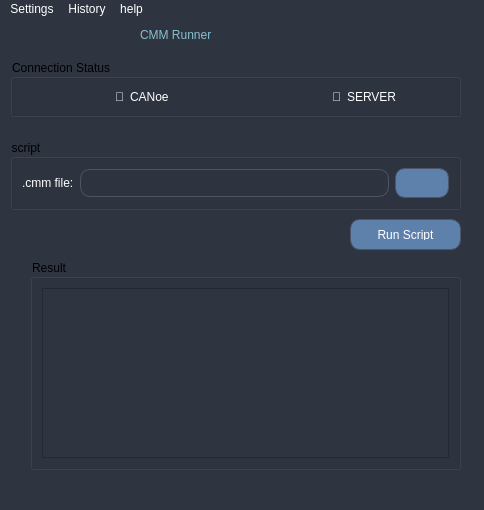
<?xml version="1.0" encoding="UTF-8"?>
<ui version="4.0">
 <class>MainWindow</class>
 <widget class="QMainWindow" name="MainWindow">
  <property name="geometry">
   <rect>
    <x>0</x>
    <y>0</y>
    <width>484</width>
    <height>510</height>
   </rect>
  </property>
  <property name="windowTitle">
   <string>MainWindow</string>
  </property>
  <property name="styleSheet">
   <string notr="true">QWidget {
      background-color: #2e3440;
    }
    QLabel#title {
      font: 75 24pt &quot;Segoe UI&quot;;
      color: #88c0d0;
      background-color: transparent;
    }
    QLabel {
      font: 12pt &quot;Segoe UI&quot;;
      color:white;
      background-color: transparent;
    }
QPushButton {
      background-color: #5e81ac;
      color: white;
      border-radius: 10px;
      padding: 9px 10px;
      border: 1px solid #4c566a;
      font: 9pt &quot;Segoe UI&quot;;
    }

QPushButton:hover {
      background-color: #81a1c1;
      border: 2px solid #88c0d0;
    }
QPushButton:pressed {
      background-color: #4c566a;
      border: 2px solid #3b4252;
    }
QProgressBar{
     background-color: #5e81ac;
      color: white;
      border-radius: 13px;
      padding: 10px 10px;
      border: 1px solid #4c566a;
      font: 8pt &quot;Segoe UI&quot;;
    width: 10px;
    margin: 0.5px;
}
  
   QMenuBar{
     color: white;
    }
QLineEdit{
  background-color: transparent;
      color: white;
      border-radius: 10px;
      padding: 5px 9px;
      border: 1px solid #4c5660;
      font: 9pt &quot;Segoe UI&quot;;
}


QStatusBar::item {
    border: 1px solid #2e3440;
    border-radius: 2px;
}
  
</string>
  </property>
  <widget class="QWidget" name="centralwidget">
   <property name="enabled">
    <bool>true</bool>
   </property>
   <widget class="QPushButton" name="run">
    <property name="geometry">
     <rect>
      <x>350</x>
      <y>200</y>
      <width>111</width>
      <height>31</height>
     </rect>
    </property>
    <property name="text">
     <string>Run Script</string>
    </property>
   </widget>
   <widget class="QLabel" name="progLabel">
    <property name="geometry">
     <rect>
      <x>70</x>
      <y>230</y>
      <width>341</width>
      <height>35</height>
     </rect>
    </property>
    <property name="text">
     <string>Please wait until the testing process is complete.</string>
    </property>
    <property name="wordWrap">
     <bool>true</bool>
    </property>
   </widget>
   <widget class="QLabel" name="title">
    <property name="geometry">
     <rect>
      <x>140</x>
      <y>0</y>
      <width>181</width>
      <height>31</height>
     </rect>
    </property>
    <property name="text">
     <string>CMM Runner</string>
    </property>
   </widget>
   <widget class="QProgressBar" name="progressBar">
    <property name="geometry">
     <rect>
      <x>120</x>
      <y>260</y>
      <width>261</width>
      <height>37</height>
     </rect>
    </property>
    <property name="minimumSize">
     <size>
      <width>0</width>
      <height>30</height>
     </size>
    </property>
    <property name="maximum">
     <number>100</number>
    </property>
    <property name="value">
     <number>0</number>
    </property>
    <property name="textVisible">
     <bool>false</bool>
    </property>
   </widget>
   <widget class="QGroupBox" name="groupBox">
    <property name="geometry">
     <rect>
      <x>10</x>
      <y>40</y>
      <width>451</width>
      <height>58</height>
     </rect>
    </property>
    <property name="title">
     <string>Connection Status</string>
    </property>
    <layout class="QHBoxLayout" name="horizontalLayout_2">
     <item alignment="Qt::AlignRight">
      <widget class="QLabel" name="canStatusLabel">
       <property name="text">
        <string>🔴</string>
       </property>
      </widget>
     </item>
     <item>
      <widget class="QLabel" name="label">
       <property name="text">
        <string>CANoe</string>
       </property>
      </widget>
     </item>
     <item alignment="Qt::AlignRight">
      <widget class="QLabel" name="serverStatusLabel">
       <property name="text">
        <string>🔴</string>
       </property>
      </widget>
     </item>
     <item>
      <widget class="QLabel" name="label_4">
       <property name="text">
        <string>SERVER</string>
       </property>
      </widget>
     </item>
    </layout>
   </widget>
   <widget class="QGroupBox" name="groupBox_2">
    <property name="geometry">
     <rect>
      <x>10</x>
      <y>120</y>
      <width>451</width>
      <height>71</height>
     </rect>
    </property>
    <property name="title">
     <string>script</string>
    </property>
    <layout class="QHBoxLayout" name="horizontalLayout">
     <item>
      <widget class="QLabel" name="label_2">
       <property name="text">
        <string>.cmm file:</string>
       </property>
      </widget>
     </item>
     <item>
      <widget class="QLineEdit" name="path"/>
     </item>
     <item>
      <widget class="QPushButton" name="select">
       <property name="enabled">
        <bool>true</bool>
       </property>
       <property name="toolTip">
        <string>Choose a file</string>
       </property>
       <property name="text">
        <string/>
       </property>
       <property name="icon">
        <iconset>
         <normaloff>src/upload-file.png</normaloff>src/upload-file.png</iconset>
       </property>
      </widget>
     </item>
    </layout>
   </widget>
   <widget class="QGroupBox" name="groupBox_3">
    <property name="geometry">
     <rect>
      <x>30</x>
      <y>240</y>
      <width>431</width>
      <height>211</height>
     </rect>
    </property>
    <property name="title">
     <string>Result</string>
    </property>
    <layout class="QVBoxLayout" name="verticalLayout">
     <item>
      <widget class="QTextEdit" name="res"/>
     </item>
    </layout>
   </widget>
  </widget>
  <widget class="QMenuBar" name="menubar">
   <property name="geometry">
    <rect>
     <x>0</x>
     <y>0</y>
     <width>484</width>
     <height>21</height>
    </rect>
   </property>
   <widget class="QMenu" name="menuSettings">
    <property name="title">
     <string>Settings</string>
    </property>
    <addaction name="actionExit"/>
   </widget>
   <widget class="QMenu" name="menuHistory">
    <property name="title">
     <string>History</string>
    </property>
   </widget>
   <widget class="QMenu" name="menuhelp">
    <property name="title">
     <string>help</string>
    </property>
   </widget>
   <addaction name="menuSettings"/>
   <addaction name="menuHistory"/>
   <addaction name="menuhelp"/>
  </widget>
  <widget class="QStatusBar" name="statusbar"/>
  <action name="actionExit">
   <property name="text">
    <string>Exit</string>
   </property>
  </action>
 </widget>
 <resources/>
 <connections/>
</ui>
